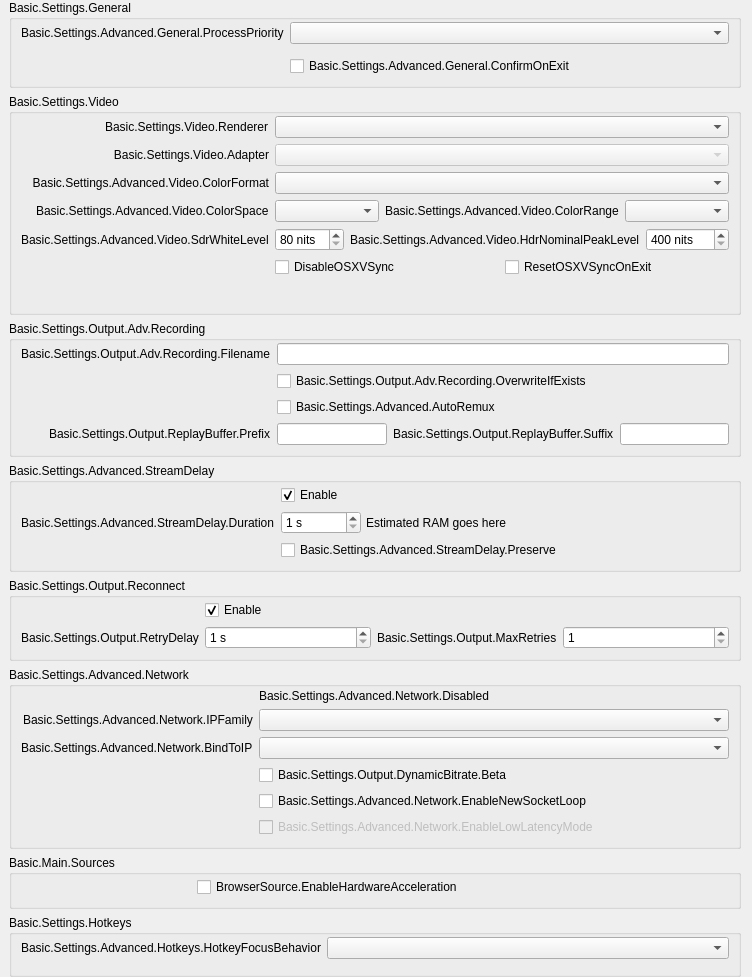
              <widget class="QFrame" name="widget_11">
               <layout class="QVBoxLayout" name="verticalLayout_24">
                <property name="leftMargin">
                 <number>9</number>
                </property>
                <property name="topMargin">
                 <number>0</number>
                </property>
                <property name="bottomMargin">
                 <number>0</number>
                </property>
                <item>
                 <widget class="QGroupBox" name="advancedGeneralGroupBox">
                  <property name="title">
                   <string>Basic.Settings.General</string>
                  </property>
                  <layout class="QFormLayout" name="formLayout_22">
                   <property name="fieldGrowthPolicy">
                    <enum>QFormLayout::AllNonFixedFieldsGrow</enum>
                   </property>
                   <property name="labelAlignment">
                    <set>Qt::AlignRight|Qt::AlignTrailing|Qt::AlignVCenter</set>
                   </property>
                   <property name="topMargin">
                    <number>2</number>
                   </property>
                   <item row="0" column="0">
                    <widget class="QLabel" name="processPriorityLabel">
                     <property name="text">
                      <string>Basic.Settings.Advanced.General.ProcessPriority</string>
                     </property>
                     <property name="buddy">
                      <cstring>processPriority</cstring>
                     </property>
                    </widget>
                   </item>
                   <item row="0" column="1">
                    <widget class="QComboBox" name="processPriority"/>
                   </item>
                   <item row="1" column="0">
                    <spacer name="horizontalSpacer_13">
                     <property name="orientation">
                      <enum>Qt::Horizontal</enum>
                     </property>
                     <property name="sizeHint" stdset="0">
                      <size>
                       <width>170</width>
                       <height>0</height>
                      </size>
                     </property>
                    </spacer>
                   </item>
                   <item row="2" column="1">
                    <widget class="QCheckBox" name="confirmOnExit">
                     <property name="text">
                      <string>Basic.Settings.Advanced.General.ConfirmOnExit</string>
                     </property>
                    </widget>
                   </item>
                  </layout>
                 </widget>
                </item>
                <item>
                 <widget class="QGroupBox" name="advancedVideoContainer">
                  <property name="title">
                   <string>Basic.Settings.Video</string>
                  </property>
                  <layout class="QFormLayout" name="formLayout_14">
                   <property name="fieldGrowthPolicy">
                    <enum>QFormLayout::AllNonFixedFieldsGrow</enum>
                   </property>
                   <property name="labelAlignment">
                    <set>Qt::AlignRight|Qt::AlignTrailing|Qt::AlignVCenter</set>
                   </property>
                   <property name="topMargin">
                    <number>2</number>
                   </property>
                   <item row="0" column="0">
                    <widget class="QLabel" name="rendererLabel">
                     <property name="text">
                      <string>Basic.Settings.Video.Renderer</string>
                     </property>
                     <property name="buddy">
                      <cstring>renderer</cstring>
                     </property>
                    </widget>
                   </item>
                   <item row="0" column="1">
                    <widget class="QComboBox" name="renderer">
                     <property name="currentText">
                      <string notr="true"/>
                     </property>
                    </widget>
                   </item>
                   <item row="1" column="0">
                    <widget class="QLabel" name="adapterLabel">
                     <property name="text">
                      <string>Basic.Settings.Video.Adapter</string>
                     </property>
                     <property name="alignment">
                      <set>Qt::AlignRight|Qt::AlignTrailing|Qt::AlignVCenter</set>
                     </property>
                     <property name="buddy">
                      <cstring>adapter</cstring>
                     </property>
                    </widget>
                   </item>
                   <item row="1" column="1">
                    <widget class="QComboBox" name="adapter">
                     <property name="enabled">
                      <bool>false</bool>
                     </property>
                     <property name="currentText">
                      <string notr="true"/>
                     </property>
                    </widget>
                   </item>
                   <item row="2" column="0">
                    <widget class="QLabel" name="label_30">
                     <property name="minimumSize">
                      <size>
                       <width>0</width>
                       <height>0</height>
                      </size>
                     </property>
                     <property name="text">
                      <string>Basic.Settings.Advanced.Video.ColorFormat</string>
                     </property>
                     <property name="alignment">
                      <set>Qt::AlignRight|Qt::AlignTrailing|Qt::AlignVCenter</set>
                     </property>
                     <property name="buddy">
                      <cstring>colorFormat</cstring>
                     </property>
                    </widget>
                   </item>
                   <item row="2" column="1">
                    <widget class="QComboBox" name="colorFormat"/>
                   </item>
                   <item row="3" column="0">
                    <widget class="QLabel" name="label_33">
                     <property name="text">
                      <string>Basic.Settings.Advanced.Video.ColorSpace</string>
                     </property>
                     <property name="buddy">
                      <cstring>colorSpace</cstring>
                     </property>
                    </widget>
                   </item>
                   <item row="3" column="1">
                    <layout class="QHBoxLayout" name="horizontalLayout_20">
                     <property name="leftMargin">
                      <number>0</number>
                     </property>
                     <property name="topMargin">
                      <number>0</number>
                     </property>
                     <property name="rightMargin">
                      <number>0</number>
                     </property>
                     <property name="bottomMargin">
                      <number>0</number>
                     </property>
                     <item>
                      <widget class="QComboBox" name="colorSpace"/>
                     </item>
                     <item>
                      <widget class="QLabel" name="label_34">
                       <property name="sizePolicy">
                        <sizepolicy hsizetype="Maximum" vsizetype="Preferred">
                         <horstretch>0</horstretch>
                         <verstretch>0</verstretch>
                        </sizepolicy>
                       </property>
                       <property name="text">
                        <string>Basic.Settings.Advanced.Video.ColorRange</string>
                       </property>
                       <property name="buddy">
                        <cstring>colorRange</cstring>
                       </property>
                      </widget>
                     </item>
                     <item>
                      <widget class="QComboBox" name="colorRange"/>
                     </item>
                    </layout>
                   </item>
                   <item row="4" column="0">
                    <widget class="QLabel" name="label_sdrWhiteLevel">
                     <property name="text">
                      <string>Basic.Settings.Advanced.Video.SdrWhiteLevel</string>
                     </property>
                     <property name="buddy">
                      <cstring>sdrWhiteLevel</cstring>
                     </property>
                    </widget>
                   </item>
                   <item row="4" column="1">
                    <layout class="QHBoxLayout" name="horizontalLayout_sdrPaperWhite">
                     <property name="leftMargin">
                      <number>0</number>
                     </property>
                     <property name="topMargin">
                      <number>0</number>
                     </property>
                     <property name="rightMargin">
                      <number>0</number>
                     </property>
                     <property name="bottomMargin">
                      <number>0</number>
                     </property>
                     <item>
                      <widget class="QSpinBox" name="sdrWhiteLevel">
                       <property name="suffix">
                        <string notr="true"> nits</string>
                       </property>
                       <property name="minimum">
                        <number>80</number>
                       </property>
                       <property name="maximum">
                        <number>480</number>
                       </property>
                      </widget>
                     </item>
                     <item>
                      <widget class="QLabel" name="label_hdrNominalPeakLevel">
                       <property name="sizePolicy">
                        <sizepolicy hsizetype="Maximum" vsizetype="Preferred">
                         <horstretch>0</horstretch>
                         <verstretch>0</verstretch>
                        </sizepolicy>
                       </property>
                       <property name="text">
                        <string>Basic.Settings.Advanced.Video.HdrNominalPeakLevel</string>
                       </property>
                       <property name="buddy">
                        <cstring>hdrNominalPeakLevel</cstring>
                       </property>
                      </widget>
                     </item>
                     <item>
                      <widget class="QSpinBox" name="hdrNominalPeakLevel">
                       <property name="suffix">
                        <string notr="true"> nits</string>
                       </property>
                       <property name="minimum">
                        <number>400</number>
                       </property>
                       <property name="maximum">
                        <number>10000</number>
                       </property>
                      </widget>
                     </item>
                    </layout>
                   </item>
                   <item row="5" column="1">
                    <layout class="QHBoxLayout" name="horizontalLayout_18">
                     <property name="leftMargin">
                      <number>0</number>
                     </property>
                     <property name="topMargin">
                      <number>0</number>
                     </property>
                     <property name="rightMargin">
                      <number>0</number>
                     </property>
                     <property name="bottomMargin">
                      <number>0</number>
                     </property>
                     <item>
                      <widget class="QCheckBox" name="disableOSXVSync">
                       <property name="text">
                        <string>DisableOSXVSync</string>
                       </property>
                      </widget>
                     </item>
                     <item>
                      <widget class="QCheckBox" name="resetOSXVSync">
                       <property name="text">
                        <string>ResetOSXVSyncOnExit</string>
                       </property>
                      </widget>
                     </item>
                    </layout>
                   </item>
                   <item row="6" column="0">
                    <spacer name="horizontalSpacer_12">
                     <property name="orientation">
                      <enum>Qt::Horizontal</enum>
                     </property>
                     <property name="sizeHint" stdset="0">
                      <size>
                       <width>170</width>
                       <height>20</height>
                      </size>
                     </property>
                    </spacer>
                   </item>
                  </layout>
                 </widget>
                </item>
                <item>
                 <widget class="QGroupBox" name="groupBox_6">
                  <property name="title">
                   <string>Basic.Settings.Output.Adv.Recording</string>
                  </property>
                  <layout class="QFormLayout" name="formLayout_17">
                   <property name="fieldGrowthPolicy">
                    <enum>QFormLayout::AllNonFixedFieldsGrow</enum>
                   </property>
                   <property name="labelAlignment">
                    <set>Qt::AlignRight|Qt::AlignTrailing|Qt::AlignVCenter</set>
                   </property>
                   <property name="topMargin">
                    <number>2</number>
                   </property>
                   <item row="0" column="0">
                    <widget class="QLabel" name="label_7">
                     <property name="text">
                      <string>Basic.Settings.Output.Adv.Recording.Filename</string>
                     </property>
                     <property name="buddy">
                      <cstring>filenameFormatting</cstring>
                     </property>
                    </widget>
                   </item>
                   <item row="0" column="1">
                    <widget class="QLineEdit" name="filenameFormatting"/>
                   </item>
                   <item row="1" column="1">
                    <widget class="QCheckBox" name="overwriteIfExists">
                     <property name="text">
                      <string>Basic.Settings.Output.Adv.Recording.OverwriteIfExists</string>
                     </property>
                    </widget>
                   </item>
                   <item row="3" column="1">
                    <layout class="QHBoxLayout" name="horizontalLayout_14">
                     <property name="leftMargin">
                      <number>0</number>
                     </property>
                     <property name="topMargin">
                      <number>0</number>
                     </property>
                     <property name="rightMargin">
                      <number>0</number>
                     </property>
                     <property name="bottomMargin">
                      <number>0</number>
                     </property>
                     <item>
                      <widget class="QLineEdit" name="simpleRBPrefix"/>
                     </item>
                     <item>
                      <widget class="QLabel" name="label_58">
                       <property name="text">
                        <string>Basic.Settings.Output.ReplayBuffer.Suffix</string>
                       </property>
                       <property name="buddy">
                        <cstring>simpleRBSuffix</cstring>
                       </property>
                      </widget>
                     </item>
                     <item>
                      <widget class="QLineEdit" name="simpleRBSuffix"/>
                     </item>
                    </layout>
                   </item>
                   <item row="3" column="0">
                    <widget class="QLabel" name="label_57">
                     <property name="text">
                      <string>Basic.Settings.Output.ReplayBuffer.Prefix</string>
                     </property>
                     <property name="buddy">
                      <cstring>simpleRBPrefix</cstring>
                     </property>
                    </widget>
                   </item>
                   <item row="1" column="0">
                    <spacer name="horizontalSpacer_10">
                     <property name="orientation">
                      <enum>Qt::Horizontal</enum>
                     </property>
                     <property name="sizeHint" stdset="0">
                      <size>
                       <width>170</width>
                       <height>20</height>
                      </size>
                     </property>
                    </spacer>
                   </item>
                   <item row="2" column="1">
                    <widget class="QCheckBox" name="autoRemux">
                     <property name="text">
                      <string>Basic.Settings.Advanced.AutoRemux</string>
                     </property>
                    </widget>
                   </item>
                   <item row="2" column="0">
                    <spacer name="horizontalSpacer_16">
                     <property name="orientation">
                      <enum>Qt::Horizontal</enum>
                     </property>
                     <property name="sizeHint" stdset="0">
                      <size>
                       <width>40</width>
                       <height>20</height>
                      </size>
                     </property>
                    </spacer>
                   </item>
                  </layout>
                 </widget>
                </item>
                <item>
                 <widget class="QGroupBox" name="groupBox_5">
                  <property name="title">
                   <string>Basic.Settings.Advanced.StreamDelay</string>
                  </property>
                  <layout class="QFormLayout" name="formLayout_18">
                   <property name="fieldGrowthPolicy">
                    <enum>QFormLayout::AllNonFixedFieldsGrow</enum>
                   </property>
                   <property name="labelAlignment">
                    <set>Qt::AlignRight|Qt::AlignTrailing|Qt::AlignVCenter</set>
                   </property>
                   <property name="topMargin">
                    <number>2</number>
                   </property>
                   <item row="1" column="0">
                    <widget class="QLabel" name="label_56">
                     <property name="text">
                      <string>Basic.Settings.Advanced.StreamDelay.Duration</string>
                     </property>
                     <property name="buddy">
                      <cstring>streamDelaySec</cstring>
                     </property>
                    </widget>
                   </item>
                   <item row="1" column="1">
                    <widget class="QFrame" name="widget_12">
                     <property name="enabled">
                      <bool>true</bool>
                     </property>
                     <layout class="QHBoxLayout" name="horizontalLayout_13">
                      <property name="spacing">
                       <number>5</number>
                      </property>
                      <property name="leftMargin">
                       <number>0</number>
                      </property>
                      <property name="topMargin">
                       <number>0</number>
                      </property>
                      <property name="rightMargin">
                       <number>0</number>
                      </property>
                      <property name="bottomMargin">
                       <number>0</number>
                      </property>
                      <item>
                       <widget class="QSpinBox" name="streamDelaySec">
                        <property name="enabled">
                         <bool>true</bool>
                        </property>
                        <property name="sizePolicy">
                         <sizepolicy hsizetype="Maximum" vsizetype="Fixed">
                          <horstretch>0</horstretch>
                          <verstretch>0</verstretch>
                         </sizepolicy>
                        </property>
                        <property name="minimumSize">
                         <size>
                          <width>80</width>
                          <height>0</height>
                         </size>
                        </property>
                        <property name="suffix">
                         <string notr="true"> s</string>
                        </property>
                        <property name="minimum">
                         <number>1</number>
                        </property>
                        <property name="maximum">
                         <number>1800</number>
                        </property>
                       </widget>
                      </item>
                      <item>
                       <widget class="QLabel" name="streamDelayInfo">
                        <property name="text">
                         <string notr="true">Estimated RAM goes here</string>
                        </property>
                       </widget>
                      </item>
                     </layout>
                    </widget>
                   </item>
                   <item row="2" column="1">
                    <widget class="QCheckBox" name="streamDelayPreserve">
                     <property name="text">
                      <string>Basic.Settings.Advanced.StreamDelay.Preserve</string>
                     </property>
                    </widget>
                   </item>
                   <item row="0" column="1">
                    <widget class="QCheckBox" name="streamDelayEnable">
                     <property name="text">
                      <string>Enable</string>
                     </property>
                     <property name="checked">
                      <bool>true</bool>
                     </property>
                    </widget>
                   </item>
                   <item row="2" column="0">
                    <spacer name="horizontalSpacer_9">
                     <property name="orientation">
                      <enum>Qt::Horizontal</enum>
                     </property>
                     <property name="sizeHint" stdset="0">
                      <size>
                       <width>170</width>
                       <height>20</height>
                      </size>
                     </property>
                    </spacer>
                   </item>
                  </layout>
                 </widget>
                </item>
                <item>
                 <widget class="QGroupBox" name="groupBox_7">
                  <property name="title">
                   <string>Basic.Settings.Output.Reconnect</string>
                  </property>
                  <layout class="QFormLayout" name="formLayout_19">
                   <property name="fieldGrowthPolicy">
                    <enum>QFormLayout::AllNonFixedFieldsGrow</enum>
                   </property>
                   <property name="labelAlignment">
                    <set>Qt::AlignRight|Qt::AlignTrailing|Qt::AlignVCenter</set>
                   </property>
                   <property name="topMargin">
                    <number>2</number>
                   </property>
                   <item row="0" column="1">
                    <widget class="QCheckBox" name="reconnectEnable">
                     <property name="text">
                      <string>Enable</string>
                     </property>
                     <property name="checked">
                      <bool>true</bool>
                     </property>
                    </widget>
                   </item>
                   <item row="1" column="1">
                    <layout class="QHBoxLayout" name="horizontalLayout_19">
                     <property name="leftMargin">
                      <number>0</number>
                     </property>
                     <property name="topMargin">
                      <number>0</number>
                     </property>
                     <property name="rightMargin">
                      <number>0</number>
                     </property>
                     <property name="bottomMargin">
                      <number>0</number>
                     </property>
                     <item>
                      <widget class="QSpinBox" name="reconnectRetryDelay">
                       <property name="suffix">
                        <string> s</string>
                       </property>
                       <property name="minimum">
                        <number>1</number>
                       </property>
                       <property name="maximum">
                        <number>30</number>
                       </property>
                      </widget>
                     </item>
                     <item>
                      <widget class="QLabel" name="label_22">
                       <property name="sizePolicy">
                        <sizepolicy hsizetype="Maximum" vsizetype="Preferred">
                         <horstretch>0</horstretch>
                         <verstretch>0</verstretch>
                        </sizepolicy>
                       </property>
                       <property name="text">
                        <string>Basic.Settings.Output.MaxRetries</string>
                       </property>
                       <property name="buddy">
                        <cstring>reconnectMaxRetries</cstring>
                       </property>
                      </widget>
                     </item>
                     <item>
                      <widget class="QSpinBox" name="reconnectMaxRetries">
                       <property name="minimum">
                        <number>1</number>
                       </property>
                       <property name="maximum">
                        <number>10000</number>
                       </property>
                      </widget>
                     </item>
                    </layout>
                   </item>
                   <item row="1" column="0">
                    <widget class="QLabel" name="label_17">
                     <property name="text">
                      <string>Basic.Settings.Output.RetryDelay</string>
                     </property>
                     <property name="buddy">
                      <cstring>reconnectRetryDelay</cstring>
                     </property>
                    </widget>
                   </item>
                   <item row="0" column="0">
                    <spacer name="horizontalSpacer_8">
                     <property name="orientation">
                      <enum>Qt::Horizontal</enum>
                     </property>
                     <property name="sizeHint" stdset="0">
                      <size>
                       <width>170</width>
                       <height>20</height>
                      </size>
                     </property>
                    </spacer>
                   </item>
                  </layout>
                 </widget>
                </item>
                <item>
                 <widget class="QGroupBox" name="advNetworkGroupBox">
                  <property name="title">
                   <string>Basic.Settings.Advanced.Network</string>
                  </property>
                  <layout class="QFormLayout" name="formLayout_23">
                   <property name="fieldGrowthPolicy">
                    <enum>QFormLayout::AllNonFixedFieldsGrow</enum>
                   </property>
                   <property name="labelAlignment">
                    <set>Qt::AlignRight|Qt::AlignTrailing|Qt::AlignVCenter</set>
                   </property>
                   <property name="topMargin">
                    <number>2</number>
                   </property>
                   <item row="0" column="1">
                    <widget class="QLabel" name="advNetworkDisabled">
                     <property name="text">
                      <string>Basic.Settings.Advanced.Network.Disabled</string>
                     </property>
                    </widget>
                   </item>
                   <item row="1" column="0">
                    <widget class="QLabel" name="ipFamilyLabel">
                     <property name="text">
                      <string>Basic.Settings.Advanced.Network.IPFamily</string>
                     </property>
                     <property name="buddy">
                      <cstring>ipFamily</cstring>
                     </property>
                    </widget>
                   </item>
                   <item row="1" column="1">
                    <widget class="QComboBox" name="ipFamily"/>
                   </item>
                   <item row="2" column="0">
                    <widget class="QLabel" name="bindToIPLabel">
                     <property name="text">
                      <string>Basic.Settings.Advanced.Network.BindToIP</string>
                     </property>
                     <property name="buddy">
                      <cstring>bindToIP</cstring>
                     </property>
                    </widget>
                   </item>
                   <item row="2" column="1">
                    <widget class="QComboBox" name="bindToIP"/>
                   </item>
                   <item row="4" column="1">
                    <widget class="QCheckBox" name="enableNewSocketLoop">
                     <property name="text">
                      <string>Basic.Settings.Advanced.Network.EnableNewSocketLoop</string>
                     </property>
                    </widget>
                   </item>
                   <item row="5" column="1">
                    <widget class="QCheckBox" name="enableLowLatencyMode">
                     <property name="enabled">
                      <bool>false</bool>
                     </property>
                     <property name="text">
                      <string>Basic.Settings.Advanced.Network.EnableLowLatencyMode</string>
                     </property>
                    </widget>
                   </item>
                   <item row="4" column="0">
                    <spacer name="horizontalSpacer_7">
                     <property name="orientation">
                      <enum>Qt::Horizontal</enum>
                     </property>
                     <property name="sizeHint" stdset="0">
                      <size>
                       <width>170</width>
                       <height>1</height>
                      </size>
                     </property>
                    </spacer>
                   </item>
                   <item row="3" column="1">
                    <widget class="QCheckBox" name="dynBitrate">
                     <property name="toolTip">
                      <string>Basic.Settings.Output.DynamicBitrate.TT</string>
                     </property>
                     <property name="text">
                      <string>Basic.Settings.Output.DynamicBitrate.Beta</string>
                     </property>
                    </widget>
                   </item>
                  </layout>
                 </widget>
                </item>
                <item>
                 <widget class="QGroupBox" name="sourcesGroup">
                  <property name="title">
                   <string>Basic.Main.Sources</string>
                  </property>
                  <layout class="QFormLayout" name="formLayout_34">
                   <property name="topMargin">
                    <number>2</number>
                   </property>
                   <item row="0" column="0">
                    <spacer name="horizontalSpacer_15">
                     <property name="orientation">
                      <enum>Qt::Horizontal</enum>
                     </property>
                     <property name="sizeHint" stdset="0">
                      <size>
                       <width>170</width>
                       <height>20</height>
                      </size>
                     </property>
                    </spacer>
                   </item>
                   <item row="0" column="1">
                    <widget class="QCheckBox" name="browserHWAccel">
                     <property name="text">
                      <string>BrowserSource.EnableHardwareAcceleration</string>
                     </property>
                    </widget>
                   </item>
                  </layout>
                 </widget>
                </item>
                <item>
                 <widget class="QGroupBox" name="groupBox_17">
                  <property name="title">
                   <string>Basic.Settings.Hotkeys</string>
                  </property>
                  <layout class="QFormLayout" name="formLayout_33">
                   <property name="labelAlignment">
                    <set>Qt::AlignRight|Qt::AlignTrailing|Qt::AlignVCenter</set>
                   </property>
                   <property name="topMargin">
                    <number>2</number>
                   </property>
                   <item row="0" column="0">
                    <widget class="QLabel" name="label_21">
                     <property name="text">
                      <string>Basic.Settings.Advanced.Hotkeys.HotkeyFocusBehavior</string>
                     </property>
                    </widget>
                   </item>
                   <item row="0" column="1">
                    <widget class="QComboBox" name="hotkeyFocusType"/>
                   </item>
                   <item row="1" column="0">
                    <spacer name="horizontalSpacer_14">
                     <property name="orientation">
                      <enum>Qt::Horizontal</enum>
                     </property>
                     <property name="sizeHint" stdset="0">
                      <size>
                       <width>170</width>
                       <height>0</height>
                      </size>
                     </property>
                    </spacer>
                   </item>
                  </layout>
                 </widget>
                </item>
               </layout>
              </widget>
